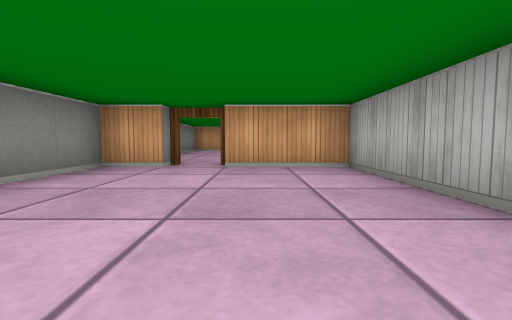
[1] (above)

17 first-person views from a walk through a cub3D level. The camera is about half as high as the walls, tilts 4° down and sees 85° across. The floor is counted in squares. Each view is taken from the middle of a square. On the plan, view 1 faces up. The plan holds only what a view shows up to about 9 squares ahead; the rest is blank.

[2]
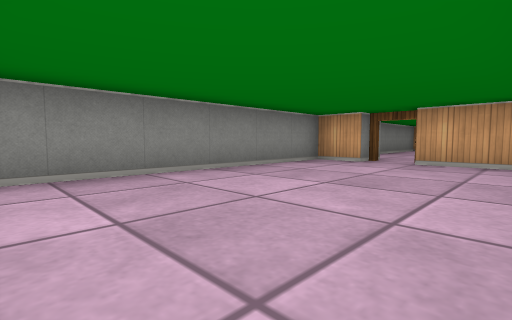

[3]
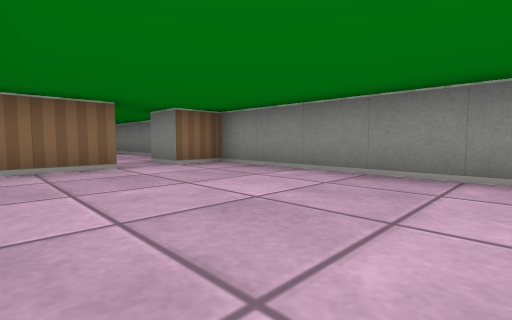

[4]
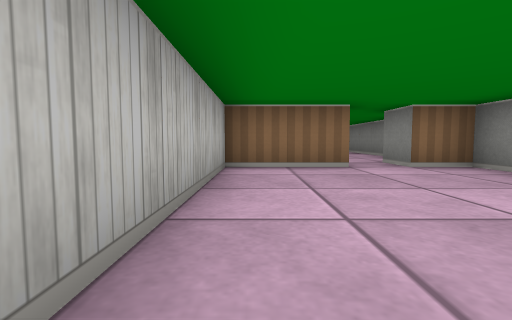

[5]
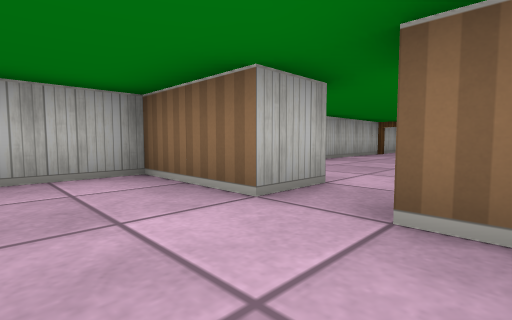

[6]
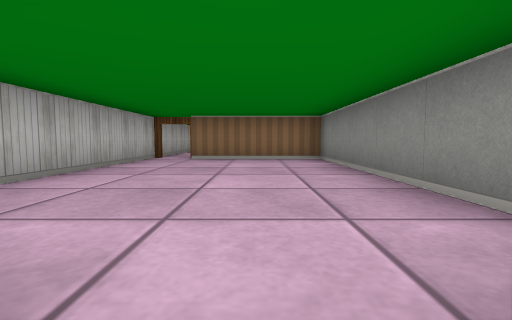

[7]
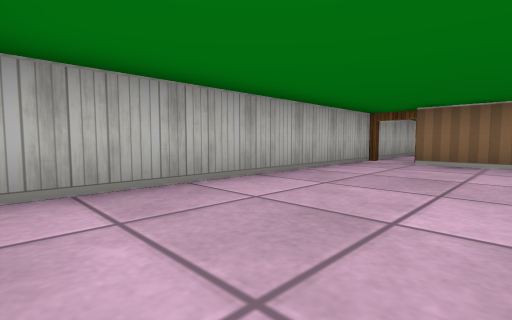

[8]
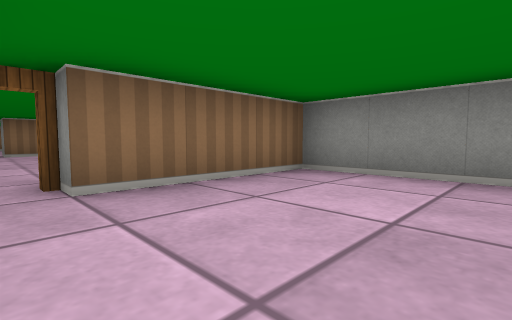

[9]
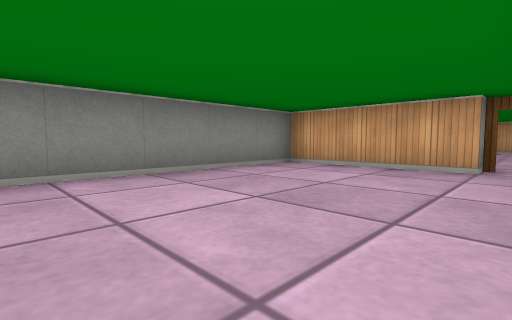

[10]
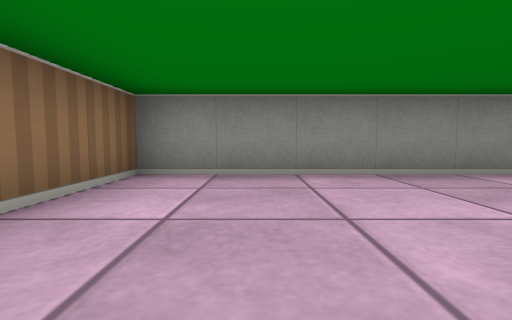

[11]
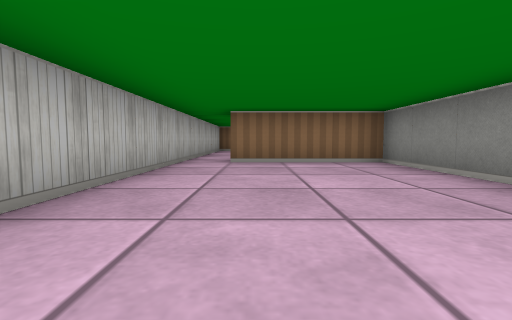

[12]
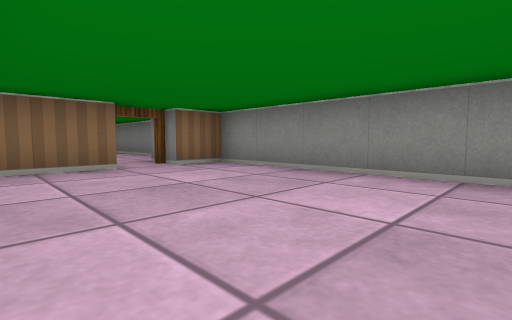

[13]
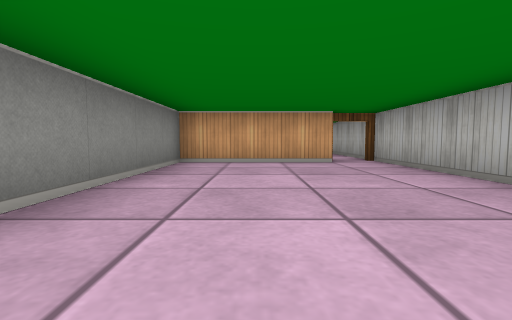

[14]
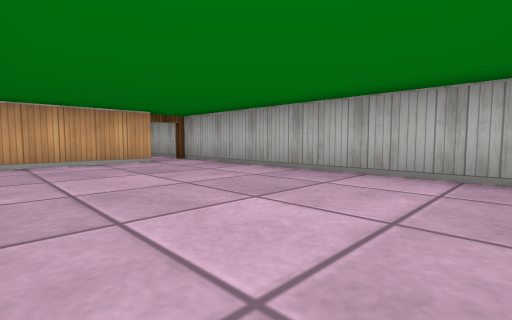

[15]
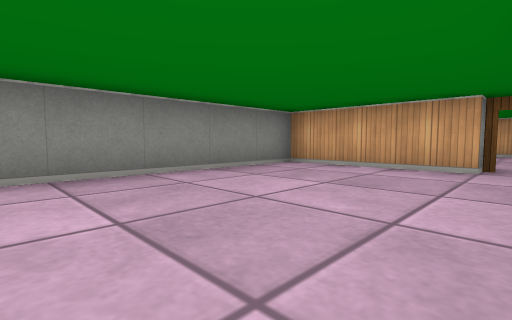

[16]
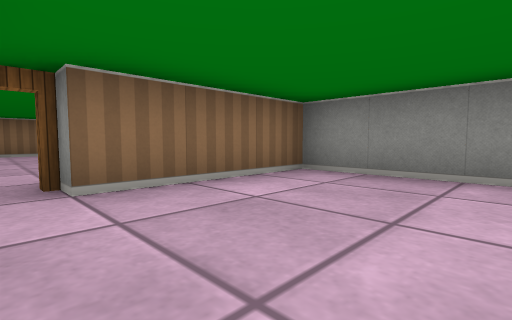

[17]
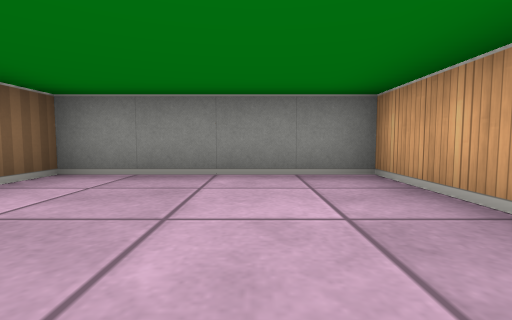

### Floor plan
Ten units are one square. View 1 is at (0, 0); x grows to the right and y downward. Boxes are objects, and circles mark ways between rooms. Rooms are numbered by the first view taken in them; rooms with no view inside come last. Other rooms are left out.
<svg viewBox="-30 -170 50 340">
<path fill="none" stroke="#000" d="M-15 -45 -25 -45 -25 15 -15 15 -15 25M-5 26 -5 15 15 15 15 -45 -5 -45M-25 35 -25 85 5 85M15 90 15 30M5 95 -25 95 -25 155 5 155 5 165M15 165 15 90M5 -115 -25 -115 -25 -55 -15 -55M-6 -55 9 -55M15 -61 15 -120M6 -165 -25 -165 -25 -125 5 -125M15 -120 15 -150"/>
<circle cx="-10" cy="20" r="3" fill="#2a7"/>
<circle cx="-10" cy="-50" r="3" fill="#2a7"/>
<circle cx="10" cy="90" r="3" fill="#2a7"/>
<circle cx="10" cy="-120" r="3" fill="#2a7"/>
<text x="-10" y="-10">1</text>
<text x="-10" y="50">2</text>
<text x="0" y="130">3</text>
<text x="-10" y="-90">4</text>
<text x="-10" y="-150">5</text>
</svg>
Room 1 opens to room 2. Room 1 opens to room 4. Room 2 opens to room 3. Room 4 opens to room 5.

Where each view was taken, in squares from view 1:
view 1: 0 up, 0 right, facing up
view 2: 1 down, 1 right, facing up-left
view 3: 3 up, 1 right, facing down-left
view 4: 3 up, 1 right, facing down
view 5: 0 up, 2 left, facing down-right
view 6: 2 down, 1 left, facing down
view 7: 3 down, 1 left, facing down-right
view 8: 6 down, 1 right, facing down-left
view 9: 14 down, 1 right, facing up-left
view 10: 14 down, 1 right, facing left
view 11: 10 down, 0 right, facing down
view 12: 10 up, 1 right, facing down-left
view 13: 6 up, 1 left, facing up
view 14: 6 up, 2 left, facing up-right
view 15: 7 up, 1 right, facing up-left
view 16: 15 up, 1 right, facing down-left
view 17: 15 up, 1 right, facing left
